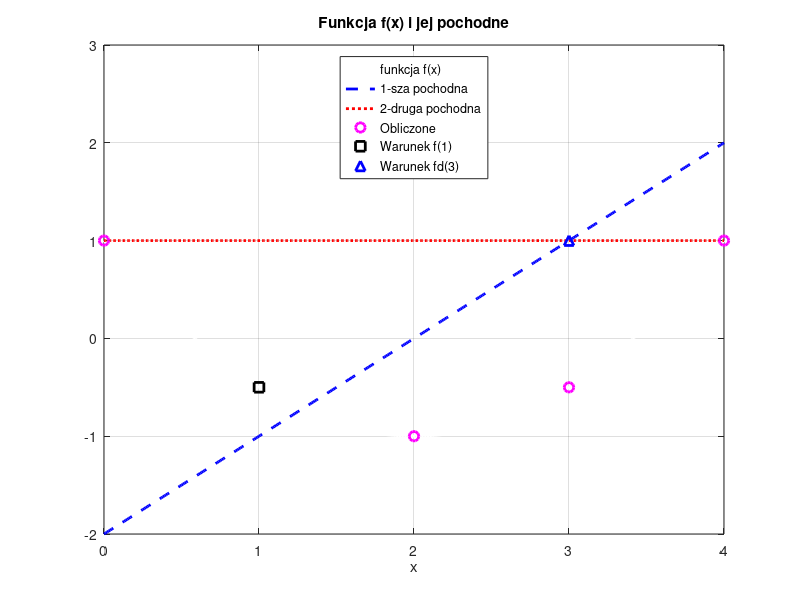

The MATLAB script that drew this image:
% PDE_przyklad.m - pierwszy przykład
% d^2[f(x)]                                  df(x)|
% -------- = 1,  0 <= x <= 4, f(x=1)=-1/2;  ------|    =1
%   d^2[x]                                    dx  | x=3

clear all; close all;

% Równania drugich pochodnych w punktach
  A = [  1,  1,  0,  0; ...    % punkt x0
         0, -2,  1,  0; ...    % punkt x2
         0,  1, -2,  1; ...    % punkt x3 
         0,  2,  0, -2 ];      % punkt x4
% Wektor po prawej stronie
  b = [ 0; ...
        1.5; ...
        1; ...
       -4 ];
% Rozwiązanie numeryczne
  fnum = A \ b;
  
% Porównanie z rozwiązaniem analitycznym f(x) = 0.5*(x-2)^2 + 1
  x = 0 : 0.01 : 4;           % zmienność argumentu
  f = 0.5*(x-2).^2 - 1;       % funkcja
  fd = (x-2);                 % jej pierwsza pochodna
  fdd = 1*ones(1,length(x));  % jej druga pochodna

  xfdd = [0, 2, 3, 4]';
  
  x0=1; f0=-1/2; xd0=3; fd0=1;
  plot(x,f,'w-', 'Linewidth',2,'MarkerSize',7); hold on; grid on;
  plot(x,fd,'b--', 'Linewidth',2,'MarkerSize',7); 
  plot(x,fdd,'r:', 'Linewidth',2,'MarkerSize',7); 
  plot(xfdd,fnum,'mo', 'Linewidth',2,'MarkerSize',7); 
  plot(x0,f0,'ks', 'Linewidth',2,'MarkerSize',7); 
  plot(xd0,fd0,'b^', 'Linewidth',2,'MarkerSize',7); 
  
  xlabel('x'); title('Funkcja f(x) i jej pochodne');
  legend('funkcja f(x)', '1-sza pochodna', '2-druga pochodna', ...
         'Obliczone','Warunek f(1)','Warunek fd(3)','Location','north');
  axis([0,4,-2,3]);
